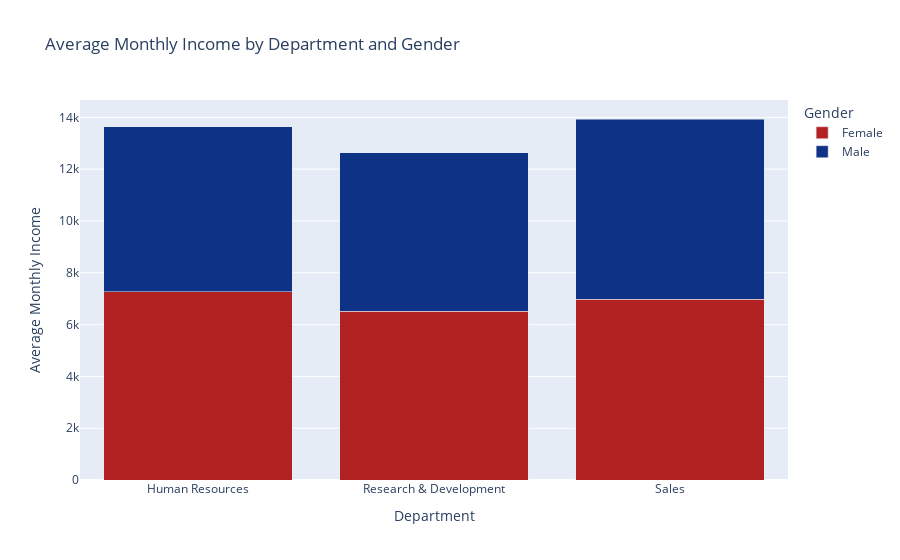

Notebook source saved alongside this figure:
### Code cell
#6. Stacked Bar Chart of Average Monthly Income by Gender and Department
income_grouped = df_clean.groupby(['Department', 'Gender'])['MonthlyIncome'].mean().reset_index()

# Creating the grouped bar chart
fig = px.bar(
    income_grouped,
    x='Department',
    y='MonthlyIncome',
    color='Gender',
    barmode='stack',
    title='Average Monthly Income by Department and Gender',
    labels={'MonthlyIncome': 'Average Monthly Income'},
    color_discrete_map={
        'Male': '#0E3386',  
        'Female': '#B22222'  
    }
)

fig.show()

### Figure 1 — Plotly figure (JSON) as saved in the notebook; plotly's stock layout.template omitted (floating-point values rounded to 4 significant figures)
{"data": [{"hovertemplate": "Gender=Female<br>Department=%{x}<br>Average Monthly Income=%{y}<extra></extra>", "legendgroup": "Female", "marker": {"color": "#B22222", "pattern": {"shape": ""}}, "name": "Female", "orientation": "v", "showlegend": true, "textposition": "auto", "type": "bar", "x": ["Human Resources", "Research & Development", "Sales"], "xaxis": "x", "y": [7264.0, 6507.0, 6978.0], "yaxis": "y"}, {"hovertemplate": "Gender=Male<br>Department=%{x}<br>Average Monthly Income=%{y}<extra></extra>", "legendgroup": "Male", "marker": {"color": "#0E3386", "pattern": {"shape": ""}}, "name": "Male", "orientation": "v", "showlegend": true, "textposition": "auto", "type": "bar", "x": ["Human Resources", "Research & Development", "Sales"], "xaxis": "x", "y": [6371.0, 6134.0, 6959.0], "yaxis": "y"}], "layout": {"barmode": "stack", "legend": {"title": {"text": "Gender"}, "tracegroupgap": 0}, "title": {"text": "Average Monthly Income by Department and Gender"}, "xaxis": {"anchor": "y", "domain": [0, 1], "title": {"text": "Department"}}, "yaxis": {"anchor": "x", "domain": [0, 1], "title": {"text": "Average Monthly Income"}}}}
